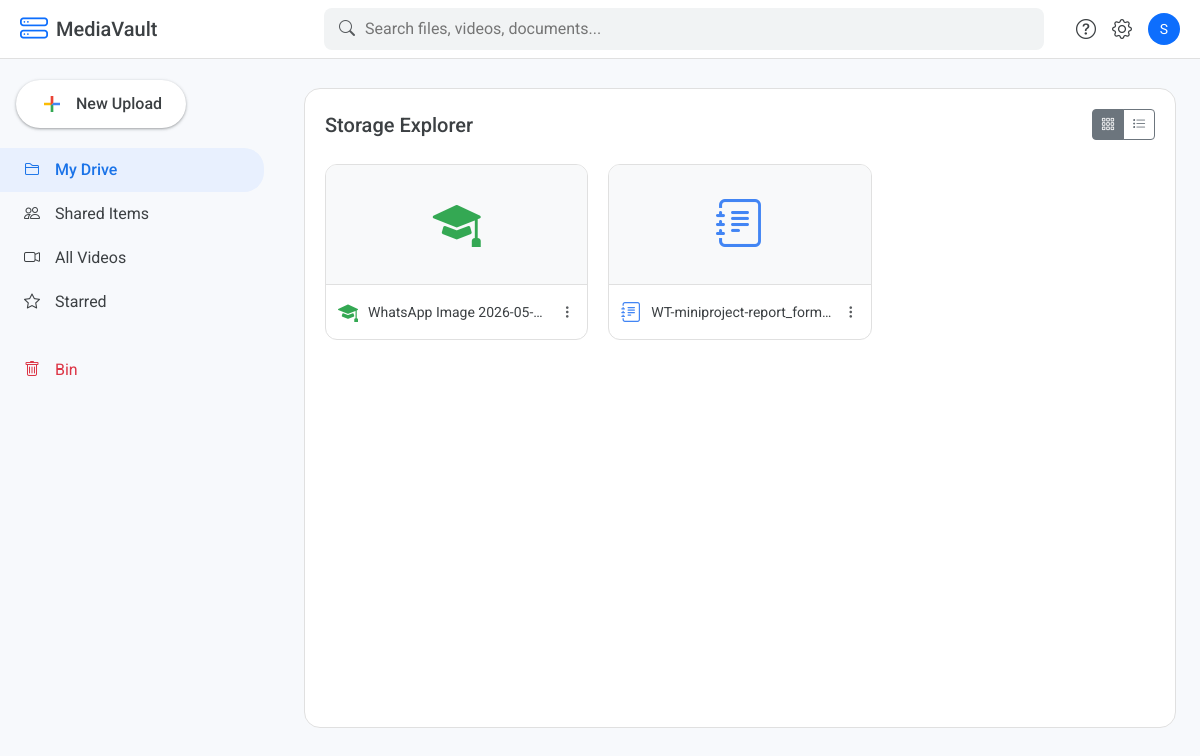
Page /upload.php (signed in) on the committed database.
### tables this page shows
CREATE TABLE `files` (
  `id` int(11) NOT NULL,
  `student_id` int(11) NOT NULL,
  `file_name` varchar(255) DEFAULT NULL,
  `file_path` varchar(255) DEFAULT NULL,
  `file_type` varchar(50) DEFAULT NULL,
  `is_shared` tinyint(1) DEFAULT 0,
  `share_token` varchar(100) DEFAULT NULL,
  `uploaded_at` timestamp NOT NULL DEFAULT current_timestamp()
);

### upload.php (the view, shortened to what this page needs)
<?php
require 'config.php';
$student_id = $_SESSION['student_id'];
$query = "SELECT * FROM files WHERE student_id = '$student_id' ORDER BY id DESC";
$files_query = mysqli_query($conn, $query);
?>
<!doctype html>
<html lang="en">
<head>
    <link href="https://cdn.jsdelivr.net/npm/bootstrap@5.3.3/dist/css/bootstrap.min.css" rel="stylesheet">
    <link rel="stylesheet" href="https://cdn.jsdelivr.net/npm/bootstrap-icons@1.11.3/font/bootstrap-icons.min.css">
</head>
<body>
<nav class="drive-nav d-flex align-items-center">
    <div class="d-flex align-items-center" style="width: var(--sidebar-width)">
        <i class="bi bi-hdd-stack fs-3 me-2 text-primary"></i>
        <span class="fs-5 fw-medium">MediaVault</span>
    </div>
    <div class="search-container mx-4 d-none d-md-flex">
        <i class="bi bi-search text-muted"></i>
        <input type="text" placeholder="Search files, videos, documents...">
    </div>
    <div class="ms-auto d-flex align-items-center gap-3">
        <i class="bi bi-question-circle fs-5"></i>
        <i class="bi bi-gear fs-5"></i>
        <div class="bg-primary text-white rounded-circle d-flex align-items-center justify-content-center" style="width:32px; height:32px;">
            <span class="small">S</span>
        </div>
    </div>
</nav>
<aside class="sidebar">
    <div class="btn-new" data-bs-toggle="modal" data-bs-target="#uploadModal">
        <svg width="24" height="24" viewBox="0 0 36 36"><path fill="#34A853" d="M16 16v14h4V20z"/><path fill="#4285F4" d="M30 16H20l-4 4h14z"/><path fill="#FBBC05" d="M6 16v4h10l4-4z"/><path fill="#EA4335" d="M20 16V6h-4v14z"/><path fill="none" d="M0 0h36v36H0z"/></svg>
        <span>New Upload</span>
    </div>
    <a href="#" class="nav-link-custom active">
        <i class="bi bi-folder2"></i> My Drive
    </a>
    <a href="#" class="nav-link-custom">
        <i class="bi bi-people"></i> Shared Items
    </a>
    <a href="#" class="nav-link-custom">
        <i class="bi bi-camera-video"></i> All Videos
    </a>
    <a href="#" class="nav-link-custom">
        <i class="bi bi-star"></i> Starred
    </a>
    <a href="#" class="nav-link-custom mt-4 text-danger">
        <i class="bi bi-trash"></i> Bin
    </a>
</aside>
<main class="main-wrapper">
    <div class="content-card">
        <div class="d-flex justify-content-between align-items-center mb-4">
            <h5 class="mb-0">Storage Explorer</h5>
            <div class="btn-group">
                <button class="btn btn-sm btn-outline-secondary active"><i class="bi bi-grid-3x3-gap"></i></button>
                <button class="btn btn-sm btn-outline-secondary"><i class="bi bi-list-task"></i></button>
            </div>
        </div>
        <?php if(mysqli_num_rows($files_query) > 0){ ?>
            <div class="file-grid">
                <?php while($file = mysqli_fetch_assoc($files_query)){
                    $type = $file['file_type'];
                    $icon = "bi-file-earmark";
                    $colorClass = "text-muted";
                    if($type == 'notes') { $icon = "bi-journal-text"; $colorClass = "text-notes"; }
                    elseif($type == 'marksheet') { $icon = "bi-mortarboard-fill"; $colorClass = "text-marksheet"; }
                    elseif($type == 'prn') { $icon = "bi-person-badge-fill"; $colorClass = "text-prn"; }
                    elseif($type == 'image') { $icon = "bi-image-fill"; $colorClass = "text-image"; }
                    elseif($type == 'video' || $type == 'tutorial' || $type == 'lecture_recording') {
                        $icon = "bi-play-circle-fill";
                        $colorClass = "text-video";
                        $isVideo = true;
                    }
                    else { $icon = "bi-file-earmark-zip-fill"; }
                ?>
                    <div class="file-card">
                        <div class="file-preview">
                            <i class="bi <?php echo $icon . ' ' . $colorClass; ?>"></i>
                        </div>
                        <div class="file-details">
                            <i class="bi <?php echo $icon . ' ' . $colorClass; ?> fs-5"></i>
                            <div class="file-title-text" title="<?php echo htmlspecialchars($file['file_name']); ?>">
                                <?php echo htmlspecialchars($file['file_name']); ?>
                            </div>
                            <div class="dropdown">
                                <button class="btn btn-link btn-sm text-muted p-0" data-bs-toggle="dropdown">
                                    <i class="bi bi-three-dots-vertical"></i>
                                </button>
                            </div>
                        </div>
                    </div>
                <?php } ?>
            </div>
        <?php } ?>
    </div>
</main>
</body>
</html>

### upload.php (style rules this page uses)
:root { --drive-bg: #f7f9fc; --sidebar-width: 280px; --google-blue: #1a73e8; --google-red: #ea4335; --border-color: #e0e0e0; }
body { background-color: var(--drive-bg); font-family: 'Roboto', sans-serif; color: #3c4043; overflow-x: hidden; }
.drive-nav { background: white; padding: 8px 20px; border-bottom: 1px solid var(--border-color); position: fixed; top: 0; width: 100%; z-index: 1030; }
.search-container { max-width: 720px; width: 100%; background: #f1f3f4; border-radius: 8px; padding: 8px 15px; display: flex; align-items: center; }
.search-container input { background: transparent; border: none; width: 100%; padding-left: 10px; }
.sidebar { width: var(--sidebar-width); height: 100vh; position: fixed; top: 64px; left: 0; padding: 16px; background: var(--drive-bg); }
.btn-new { background: white; border-radius: 24px; padding: 12px 24px; box-shadow: 0 1px 2px 0 rgba(60,64,67,0.3), 0 1px 3px 1px rgba(60,64,67,0.15); font-weight: 500; display: inline-flex; align-items: center; gap: 12px; margin-bottom: 20px; cursor: pointer; transition: box-shadow 0.2s; }
.nav-link-custom { display: flex; align-items: center; padding: 10px 24px; border-radius: 0 20px 20px 0; margin-left: -16px; color: #3c4043; text-decoration: none; gap: 15px; }
.nav-link-custom.active { background-color: #e8f0fe; color: var(--google-blue); font-weight: 500; }
.main-wrapper { margin-left: var(--sidebar-width); margin-top: 64px; padding: 24px; }
.content-card { background: white; border-radius: 16px; min-height: 80vh; border: 1px solid var(--border-color); padding: 20px; }
.file-grid { display: grid; grid-template-columns: repeat(auto-fill, minmax(200px, 1fr)); gap: 20px; margin-top: 20px; }
.file-card { border: 1px solid var(--border-color); border-radius: 12px; overflow: hidden; background: #fff; transition: background 0.2s; }
.file-preview { height: 120px; display: flex; align-items: center; justify-content: center; background: #f8f9fa; font-size: 3rem; border-bottom: 1px solid var(--border-color); }
.file-details { padding: 12px; display: flex; align-items: center; gap: 10px; }
.file-title-text { font-size: 0.875rem; white-space: nowrap; overflow: hidden; text-overflow: ellipsis; flex-grow: 1; }
.text-notes { color: #4285f4; }
.text-marksheet { color: #34a853; }

### rows in the picture
files: file_name "WhatsApp Image 2026-05-…"
files: file_name "WT-miniproject-report_form…"
